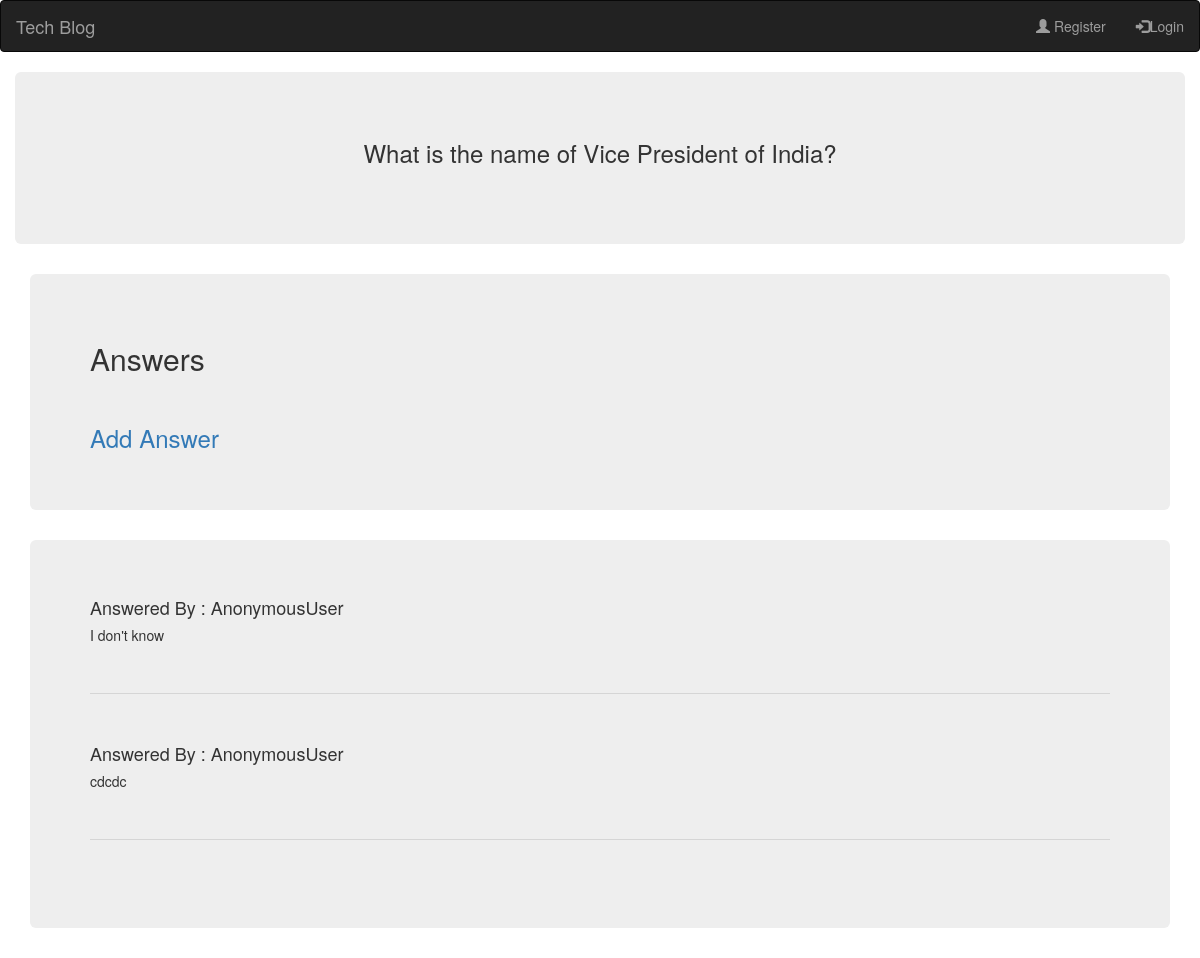
Page /Answer/14/ on the committed database.
### basic_app/models.py (models this page shows, shortened)
class Questions(models.Model):
	author = models.CharField(max_length= 15)
	created_date = models.DateTimeField(default = timezone.now)
	question = models.TextField()
	def __str__(self):
		return self.question

class Answers(models.Model):
	question = models.ForeignKey('basic_app.Questions', on_delete=models.CASCADE,related_name = 'an')
	author = models.CharField(max_length=20)
	created_date = models.DateTimeField(default=timezone.now)
	answer = models.TextField()
	def __str__(self):
		return self.answer

### basic_app/views.py (the view)
# urls.py: path('Answer/<int:pk>/', views.detailed, name='detail'),
def detailed(request,pk):
	q = get_object_or_404(Questions,pk=pk)
	answer = Answers.objects.filter(created_date__lte = timezone.now()).order_by('-created_date')
	return render(request,'basic_app/detail.html',{'q':q,'answer':answer})

### basic_app/templates/basic_app/detail.html
{% extends 'basic_app/base.html' %}
	{% block content %}
	<div class = 'container-fluid'>
		<div class = "jumbotron">
			<h3 align='center'>{{q}}</h3>
			<br>
		</div>
	</div>
	<div class = 'container'>
		<div class = 'jumbotron'>
			<h2>Answers</h2>
			<br>
			<h3><a href = "{% url 'answer' pk=q.pk %}">Add Answer</a>
		</div>
	</div>
	<div class = "container">
		<div class = "jumbotron">
		{% if answer %}
			{% for ans in q.an.all %}
			<h4>Answered By : {{request.user}}</h4>
			<h5 align='justify'>{{ans}}</h5>
			<br>
			<hr>
			<br>
			{% endfor %}
		{% else %}
		<h3 align="center">No answers yet!Be the first one to answer!</h3>
		{% endif %}
		</div>
	</div>
	{% endblock %}

### rows in the picture
Questions: question "What is the name of Vice President of India?"
Answers: user "AnonymousUser", answer "I don't know"
Answers: user "AnonymousUser", answer "cdcdc"
